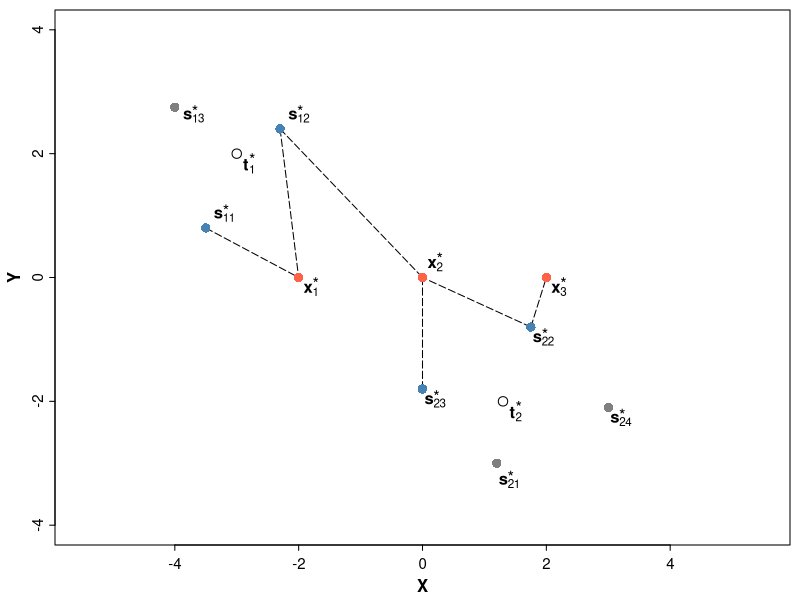

This chart was generated by the following R code:
# Figure 3.1* -------------------------------------------------------------

detectors <- data.frame(x = seq(-2, 2, by = 2),  y = 0)

animal.t <- data.frame(x = c(-3, 1.3), y = c(2, -2))

animal.s <- data.frame(
  x = c(-3.5, -2.3, -4, 1.2, 1.75, 0, 3),
  y = c(0.8, 2.4, 2.75, -3, -0.8, -1.8, -2.1),
  id = c(rep(1, 3), rep(2, 4)),
  detect = c(1, 1, 0, 0, 1, 1, 0),
  arr.1 = c(1, 1, 0, 0, 0, 0, 0),
  arr.2 = c(0, 1, 0, 0, 1, 1, 0),
  arr.3 = c(0, 0, 0, 0, 1, 0, 0)
)

pdf("./figures/04-figureAA.pdf", height = 6, width = 6)
par(mai = c(0.55, 0.55, 0.1, 0.1))
plot(0, type = "n", axes = FALSE, xlab = "", ylab = "", asp = 1,
     xlim = c(-4, 4), ylim = c(-4, 4))
axis(1, tck = -0.01, cex.axis = 0.9, mgp = c(1, 0.4, 0)); mtext("X", side = 1, line = 1.55, font = 2)
axis(2, tck = -0.01, cex.axis = 0.9, mgp = c(1, 0.4, 0)); mtext("Y", side = 2, line = 1.55, font = 2)

segments(x0 = subset(animal.s, arr.1 > 0)$x, y0 = subset(animal.s, arr.1 > 0)$y,
         x1 = detectors$x[1], y1 = detectors$y[1], lty = 5, col = "black")

segments(x0 = subset(animal.s, arr.2 > 0)$x, y0 = subset(animal.s, arr.2 > 0)$y,
         x1 = detectors$x[2], y1 = detectors$y[2], lty = 5, col = "black")

segments(x0 = subset(animal.s, arr.3 > 0)$x, y0 = subset(animal.s, arr.3 > 0)$y,
         x1 = detectors$x[3], y1 = detectors$y[3], lty = 5, col = "black")

points(detectors, cex = 1.25, pch = 16, col = "tomato")
points(animal.t, cex = 1.25, pch = 1, col = "black")
points(animal.s, cex = 1.25, pch = 16, col = ifelse(animal.s$detect == 1, "steelblue", "grey50"))

text(-2.8, 1.8, expression(bold(t)[1]))
text(-2.8, 1.9, expression(phantom(bold(t))*"*"))
text(1.5, -2.2, expression(bold(t)[2]))
text(1.5, -2.1, expression(phantom(bold(t))*"*"))

text(-1.8, -0.2, expression(bold(x)[1]))
text(-1.8, -0.1, expression(phantom(bold(x))*"*"))
text(0.2, 0.2, expression(bold(x)[2]))
text(0.2, 0.3, expression(phantom(bold(x))*"*"))
text(2.2, -0.2, expression(bold(x)[3]))
text(2.2, -0.1, expression(phantom(bold(x))*"*"))

text(-3.2, 1, expression(bold(s)[11]))
text(-3.25, 1.075, expression(phantom(bold(s))*"*"))
text(-2, 2.6, expression(bold(s)[12]))
text(-2.05, 2.675, expression(phantom(bold(s))*"*"))
text(-3.7, 2.6, expression(bold(s)[13]))
text(-3.75, 2.675, expression(phantom(bold(s))*"*"))

text(1.4, -3.3, expression(bold(s)[21]))
text(1.35, -3.225, expression(phantom(bold(s))*"*"))
text(1.95, -1, expression(bold(s)[22]))
text(1.9, -0.925, expression(phantom(bold(s))*"*"))
text(0.2, -2, expression(bold(s)[23]))
text(0.15, -1.925, expression(phantom(bold(s))*"*"))
text(3.2, -2.3, expression(bold(s)[24]))
text(3.15, -2.225, expression(phantom(bold(s))*"*"))

box()
dev.off()
